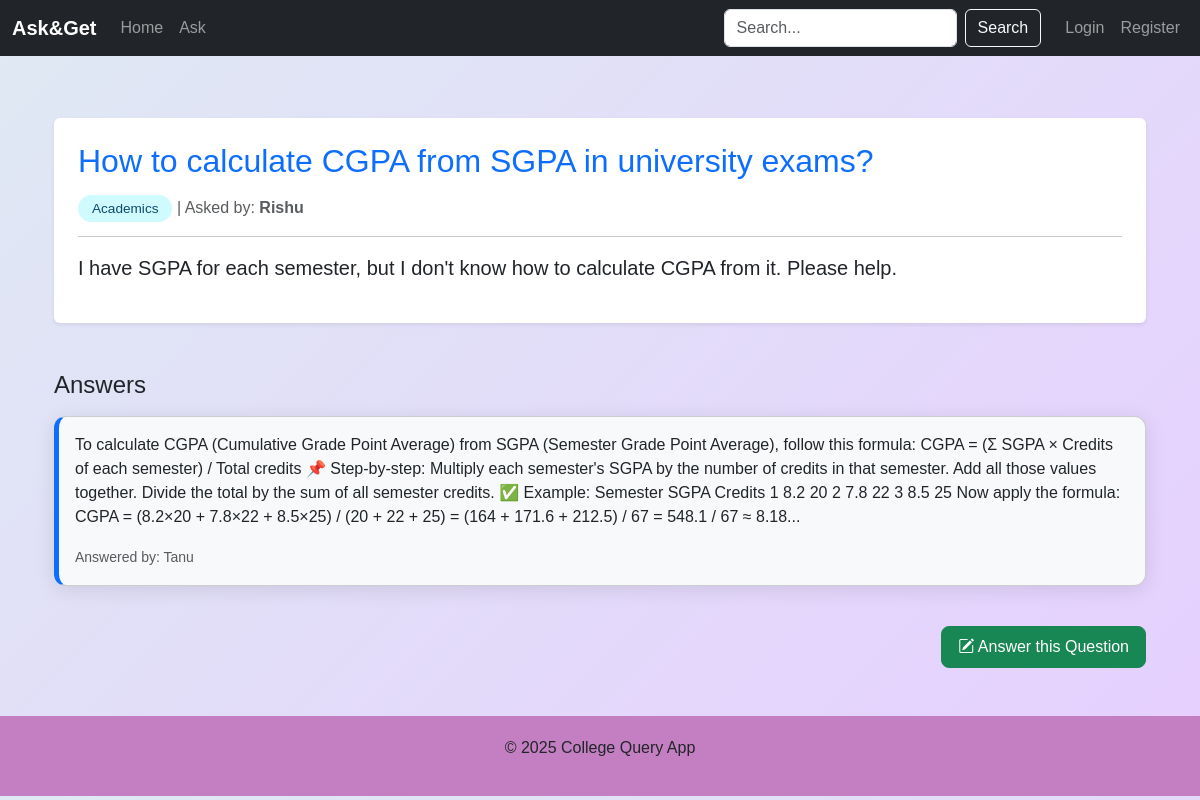
Page /question/2 on the committed database.
### app/models.py (models this page shows)
class Question(db.Model):
    id = db.Column(db.Integer, primary_key=True)
    title = db.Column(db.String(200), nullable=False)
    body = db.Column(db.Text, nullable=False)
    tag = db.Column(db.String(64), nullable=False)
    created_at = db.Column(db.DateTime, default=datetime.utcnow)
    user_id = db.Column(db.Integer, db.ForeignKey('user.id'), nullable=False)
    answers = db.relationship('Answer', backref='question', lazy=True)

class User(UserMixin, db.Model):
    id = db.Column(db.Integer, primary_key=True)
    username = db.Column(db.String(64), unique=True, nullable=False)
    email = db.Column(db.String(120), unique=True, nullable=False)
    password = db.Column(db.String(128), nullable=False)  # You can hash this later
    photo = db.Column(db.String(128), default='default.jpg')
    questions = db.relationship('Question', backref='author', lazy=True)
    answers = db.relationship('Answer', backref='author', lazy=True)
    upvotes = db.relationship('Upvote', backref='user', lazy=True)

class Answer(db.Model):
    id = db.Column(db.Integer, primary_key=True)
    body = db.Column(db.Text, nullable=False)
    created_at = db.Column(db.DateTime, default=datetime.utcnow)
    question_id = db.Column(db.Integer, db.ForeignKey('question.id'), nullable=False)
    user_id = db.Column(db.Integer, db.ForeignKey('user.id'), nullable=False)
    upvotes = db.relationship('Upvote', backref='answer', lazy=True)

### app/routes.py (the view, shortened to what this page needs)
@main.route('/question/<int:question_id>', methods=['GET', 'POST'])
def view_question(question_id):
    question = Question.query.get_or_404(question_id)
    form = AnswerForm()
    return render_template('question.html', question=question, form=form)

### app/forms.py
class AnswerForm(FlaskForm):
    body = TextAreaField('Your Answer...', validators=[DataRequired()])
    submit = SubmitField('Submit Answer')

### app/templates/question.html (shortened to what this page needs)
{% extends 'base.html' %} {% block content %}
<div class="container my-5">
    <div class="p-4 rounded shadow-sm bg-white">
        <h2 class="mb-3 text-primary">{{ question.title }}</h2>
        <p class="text-muted">
            <span class="tag">{{ question.tag }}</span> | Asked by: <strong>{{ question.author.username }}</strong>
        </p>
        <hr />
        <p class="fs-5">{{ question.body }}</p>
    </div>
    <div class="mt-5">
        <h4 class="text-dark mb-3">Answers</h4>
        {% for answer in question.answers %}
        <div class="card answer-card my-3">
            <div class="card-body">
                <p class="card-text">{{ answer.body }}</p>
                <small class="text-muted">Answered by: {{ answer.author.username }}</small>
            </div>
        </div>
        {% else %}
        <p class="text-muted">No answers yet.</p>
        {% endfor %}
        <div class="text-end">
            <button class="btn btn-success mt-4" data-bs-toggle="modal" data-bs-target="#answerModal">
                <i class="bi bi-pencil-square"></i> Answer this Question
            </button>
        </div>
    </div>
</div>
<link href="https://cdn.jsdelivr.net/npm/bootstrap-icons@1.10.5/font/bootstrap-icons.css" rel="stylesheet" /> {% endblock %}

### app/templates/base.html (style rules this page uses)
body { padding-top: 70px; }
body { background-color: hsl(301, 36%, 63%); font-family: 'Poppins', sans-serif; }
.card { border-radius: 16px; box-shadow: 0 4px 20px rgba(0, 0, 0, 0.1); transition: transform 0.2s ease; }
.btn-primary, .btn-success { border-radius: 8px; padding: 8px 16px; }
.tag { background-color: #9dcff1; color: #3d03a1; padding: 4px 10px; border-radius: 12px; font-size: 0.9rem; }

### app/templates/question.html (style rules this page uses)
body { background: linear-gradient(135deg, #dfe9f3, #e6cfff); font-family: 'Poppins', sans-serif; }
.tag { background-color: #cffafe; color: #0c4a6e; padding: 6px 14px; border-radius: 20px; font-size: 0.85rem; }
.answer-card { border-left: 5px solid #0d6efd; border-radius: 12px; background-color: #f8f9fa; transition: all 0.2s ease-in-out; }
.btn-success { border-radius: 8px; font-weight: 500; }

### rows in the picture
Question: title "How to calculate CGPA from SGPA in university exams?", tag "Academics", body "I have SGPA for each semester, but I don't know how to calculate CGPA from it. Please help."
User: author.username "Rishu"
Answer: body "To calculate CGPA (Cumulative Grade Point Average) from SGPA (Semester Grade Point Average), follow this formula: CGPA = (Σ SGPA × Credits of each semester) / Total credits 📌 Step-by-step: Multiply each semester's SGPA by the number of credits in that semester. Add all those values together. Divide the total by the sum of all semester credits. ✅ Example: Semester SGPA Credits 1 8.2 20 2 7.8 22 3 8.5 25 Now apply the formula: CGPA = (8.2×20 + 7.8×22 + 8.5×25) / (20 + 22 + 25) = (164 + 171.6 + 212.5) / 67 = 548.1 / 67 ≈ 8.18...", author.username "Tanu"

### other values in the picture
{{ current_year if current_year else 2025 }} "2025"
